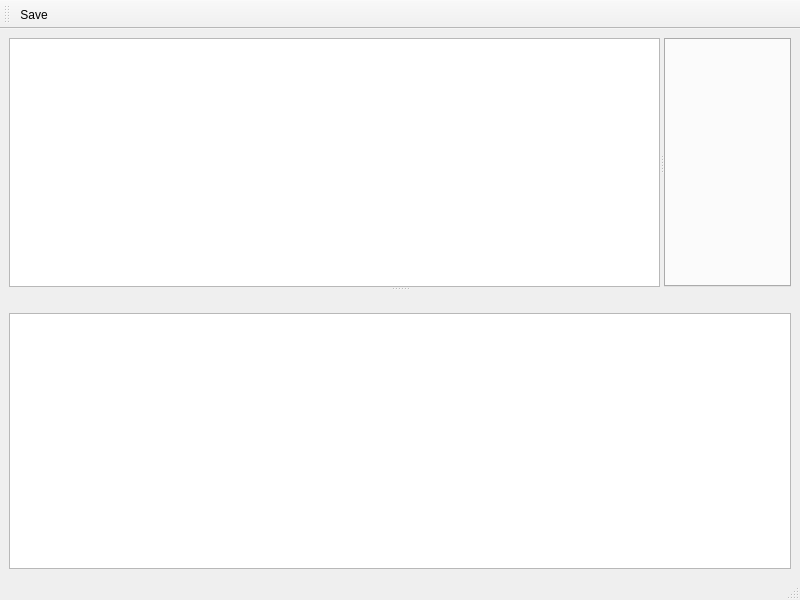
<?xml version="1.0" encoding="UTF-8"?>
<ui version="4.0">
 <class>MainWindow</class>
 <widget class="QMainWindow" name="MainWindow">
  <property name="geometry">
   <rect>
    <x>0</x>
    <y>0</y>
    <width>800</width>
    <height>600</height>
   </rect>
  </property>
  <property name="acceptDrops">
   <bool>true</bool>
  </property>
  <property name="windowTitle">
   <string>AnnoEdit</string>
  </property>
  <widget class="QWidget" name="centralwidget">
   <layout class="QVBoxLayout" name="verticalLayout">
    <item>
     <widget class="QSplitter" name="splitter_v">
      <property name="orientation">
       <enum>Qt::Vertical</enum>
      </property>
      <property name="childrenCollapsible">
       <bool>false</bool>
      </property>
      <widget class="QSplitter" name="splitter_h">
       <property name="orientation">
        <enum>Qt::Horizontal</enum>
       </property>
       <property name="childrenCollapsible">
        <bool>false</bool>
       </property>
       <widget class="QTreeWidget" name="tree_files">
        <attribute name="headerVisible">
         <bool>false</bool>
        </attribute>
        <column>
         <property name="text">
          <string notr="true">1</string>
         </property>
        </column>
       </widget>
       <widget class="QTabWidget" name="tabWidget">
        <property name="tabsClosable">
         <bool>true</bool>
        </property>
       </widget>
      </widget>
      <widget class="QWidget" name="widget" native="true">
       <layout class="QVBoxLayout" name="verticalLayout_2">
        <property name="spacing">
         <number>0</number>
        </property>
        <property name="leftMargin">
         <number>0</number>
        </property>
        <property name="topMargin">
         <number>0</number>
        </property>
        <property name="rightMargin">
         <number>0</number>
        </property>
        <property name="bottomMargin">
         <number>0</number>
        </property>
        <item>
         <layout class="QHBoxLayout" name="horizontalLayout">
          <item>
           <spacer name="horizontalSpacer">
            <property name="orientation">
             <enum>Qt::Horizontal</enum>
            </property>
            <property name="sizeHint" stdset="0">
             <size>
              <width>40</width>
              <height>20</height>
             </size>
            </property>
           </spacer>
          </item>
          <item>
           <widget class="QPushButton" name="btn_clear">
            <property name="text">
             <string/>
            </property>
            <property name="icon">
             <iconset resource="resource.qrc">
              <normaloff>:/res/clear.svg</normaloff>:/res/clear.svg</iconset>
            </property>
            <property name="flat">
             <bool>true</bool>
            </property>
           </widget>
          </item>
         </layout>
        </item>
        <item>
         <widget class="QTextBrowser" name="browser_log"/>
        </item>
       </layout>
      </widget>
     </widget>
    </item>
   </layout>
  </widget>
  <widget class="QMenuBar" name="menubar">
   <property name="geometry">
    <rect>
     <x>0</x>
     <y>0</y>
     <width>800</width>
     <height>21</height>
    </rect>
   </property>
  </widget>
  <widget class="QStatusBar" name="statusbar"/>
  <widget class="QToolBar" name="toolBar">
   <property name="windowTitle">
    <string>toolBar</string>
   </property>
   <attribute name="toolBarArea">
    <enum>TopToolBarArea</enum>
   </attribute>
   <attribute name="toolBarBreak">
    <bool>false</bool>
   </attribute>
   <addaction name="actionSave"/>
  </widget>
  <action name="actionSave">
   <property name="icon">
    <iconset resource="resource.qrc">
     <normaloff>:/res/save.svg</normaloff>:/res/save.svg</iconset>
   </property>
   <property name="text">
    <string>Save</string>
   </property>
   <property name="shortcut">
    <string>Ctrl+S</string>
   </property>
  </action>
 </widget>
 <resources>
  <include location="resource.qrc"/>
 </resources>
 <connections/>
</ui>
